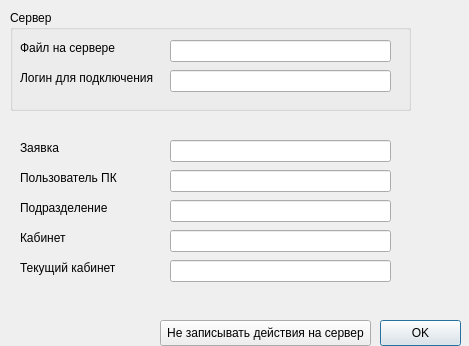
<?xml version="1.0" encoding="UTF-8"?>
<ui version="4.0">
 <class>DialogDataServer</class>
 <widget class="QDialog" name="DialogDataServer">
  <property name="geometry">
   <rect>
    <x>0</x>
    <y>0</y>
    <width>469</width>
    <height>346</height>
   </rect>
  </property>
  <property name="windowTitle">
   <string>Заполните данные</string>
  </property>
  <widget class="QGroupBox" name="groupBox">
   <property name="geometry">
    <rect>
     <x>10</x>
     <y>10</y>
     <width>401</width>
     <height>101</height>
    </rect>
   </property>
   <property name="title">
    <string>Сервер</string>
   </property>
   <widget class="QLineEdit" name="tb_username">
    <property name="geometry">
     <rect>
      <x>160</x>
      <y>60</y>
      <width>221</width>
      <height>22</height>
     </rect>
    </property>
   </widget>
   <widget class="QLabel" name="label_2">
    <property name="geometry">
     <rect>
      <x>10</x>
      <y>60</y>
      <width>141</width>
      <height>16</height>
     </rect>
    </property>
    <property name="text">
     <string>Логин для подключения</string>
    </property>
   </widget>
   <widget class="QLabel" name="label">
    <property name="geometry">
     <rect>
      <x>10</x>
      <y>30</y>
      <width>101</width>
      <height>16</height>
     </rect>
    </property>
    <property name="text">
     <string>Файл на сервере</string>
    </property>
   </widget>
   <widget class="QLineEdit" name="tb_server">
    <property name="geometry">
     <rect>
      <x>160</x>
      <y>30</y>
      <width>221</width>
      <height>22</height>
     </rect>
    </property>
   </widget>
  </widget>
  <widget class="QLabel" name="label_3">
   <property name="geometry">
    <rect>
     <x>20</x>
     <y>170</y>
     <width>141</width>
     <height>16</height>
    </rect>
   </property>
   <property name="text">
    <string>Пользователь ПК</string>
   </property>
  </widget>
  <widget class="QLineEdit" name="tb_owner">
   <property name="geometry">
    <rect>
     <x>170</x>
     <y>170</y>
     <width>221</width>
     <height>22</height>
    </rect>
   </property>
  </widget>
  <widget class="QLabel" name="label_4">
   <property name="geometry">
    <rect>
     <x>20</x>
     <y>140</y>
     <width>101</width>
     <height>16</height>
    </rect>
   </property>
   <property name="text">
    <string>Заявка</string>
   </property>
  </widget>
  <widget class="QLineEdit" name="tb_ticket">
   <property name="geometry">
    <rect>
     <x>170</x>
     <y>140</y>
     <width>221</width>
     <height>22</height>
    </rect>
   </property>
  </widget>
  <widget class="QLabel" name="label_5">
   <property name="geometry">
    <rect>
     <x>20</x>
     <y>200</y>
     <width>141</width>
     <height>16</height>
    </rect>
   </property>
   <property name="text">
    <string>Подразделение</string>
   </property>
  </widget>
  <widget class="QLineEdit" name="tb_subdivision">
   <property name="geometry">
    <rect>
     <x>170</x>
     <y>200</y>
     <width>221</width>
     <height>22</height>
    </rect>
   </property>
  </widget>
  <widget class="QLabel" name="label_6">
   <property name="geometry">
    <rect>
     <x>20</x>
     <y>230</y>
     <width>141</width>
     <height>16</height>
    </rect>
   </property>
   <property name="text">
    <string>Кабинет</string>
   </property>
  </widget>
  <widget class="QLabel" name="label_7">
   <property name="geometry">
    <rect>
     <x>20</x>
     <y>260</y>
     <width>141</width>
     <height>16</height>
    </rect>
   </property>
   <property name="text">
    <string>Текущий кабинет</string>
   </property>
  </widget>
  <widget class="QLineEdit" name="tb_current_room">
   <property name="geometry">
    <rect>
     <x>170</x>
     <y>260</y>
     <width>221</width>
     <height>22</height>
    </rect>
   </property>
  </widget>
  <widget class="QLineEdit" name="tb_room">
   <property name="geometry">
    <rect>
     <x>170</x>
     <y>230</y>
     <width>221</width>
     <height>22</height>
    </rect>
   </property>
  </widget>
  <widget class="QPushButton" name="btn_ok">
   <property name="geometry">
    <rect>
     <x>380</x>
     <y>320</y>
     <width>81</width>
     <height>26</height>
    </rect>
   </property>
   <property name="text">
    <string>OK</string>
   </property>
  </widget>
  <widget class="QPushButton" name="btn_cancel">
   <property name="geometry">
    <rect>
     <x>160</x>
     <y>320</y>
     <width>211</width>
     <height>26</height>
    </rect>
   </property>
   <property name="text">
    <string>Не записывать действия на сервер</string>
   </property>
  </widget>
 </widget>
 <resources/>
 <connections/>
</ui>
